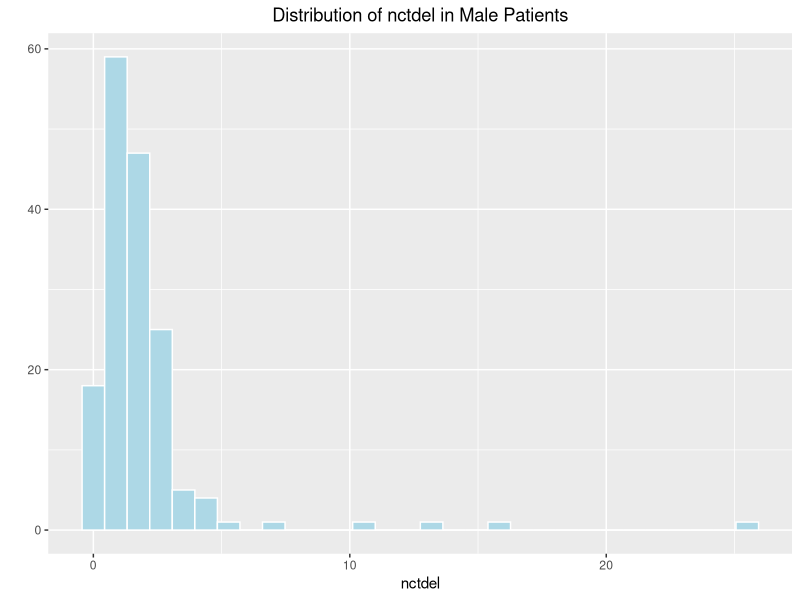
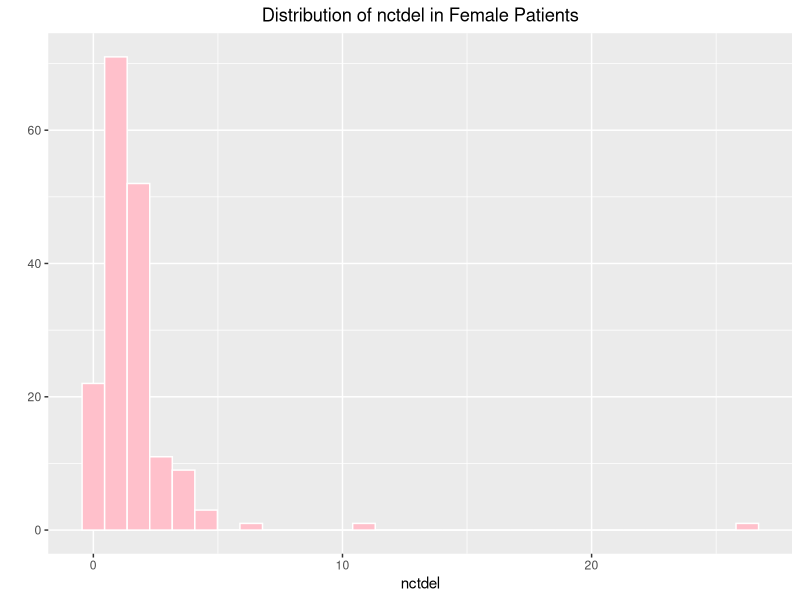
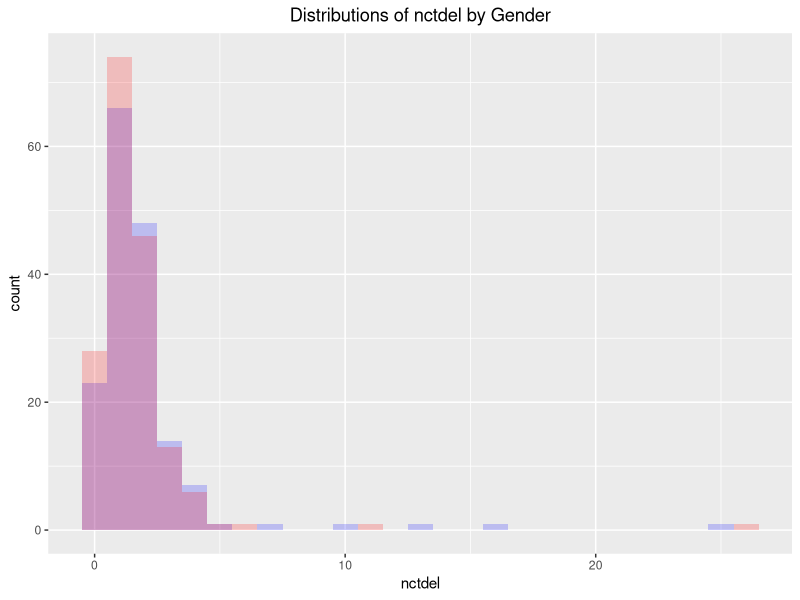
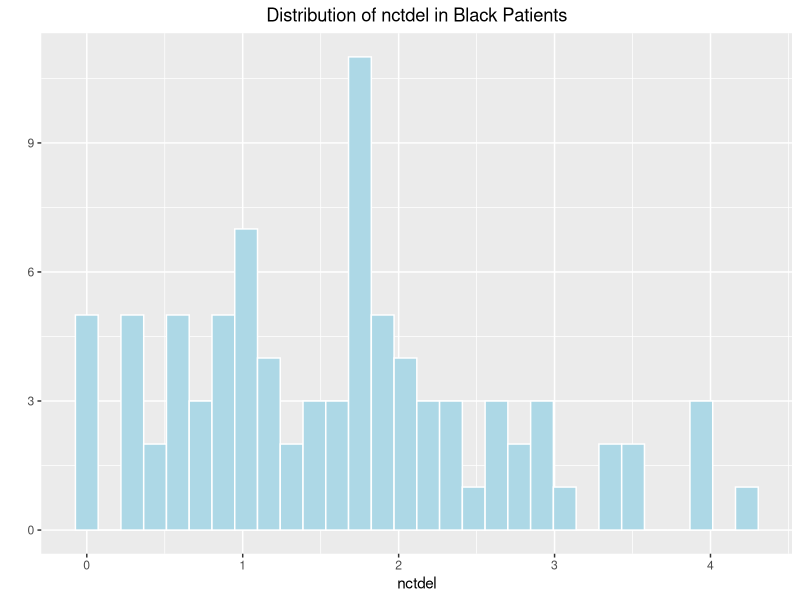
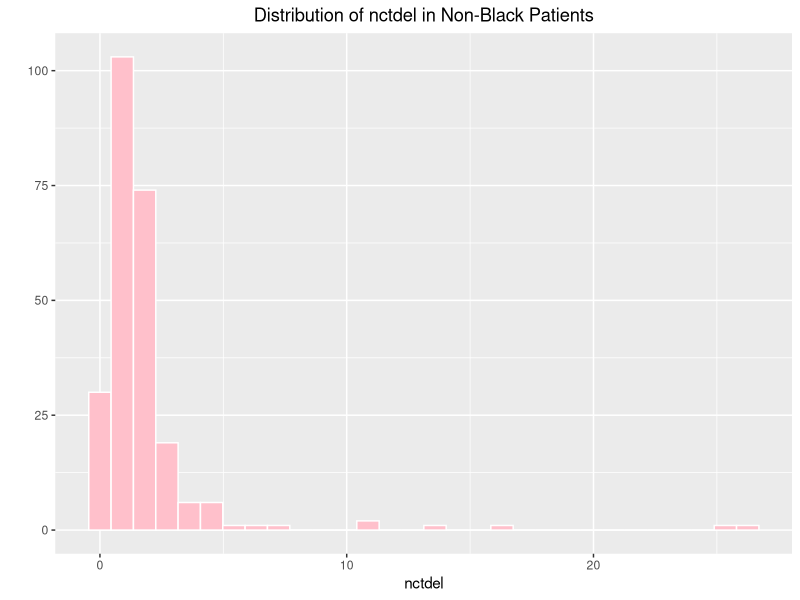
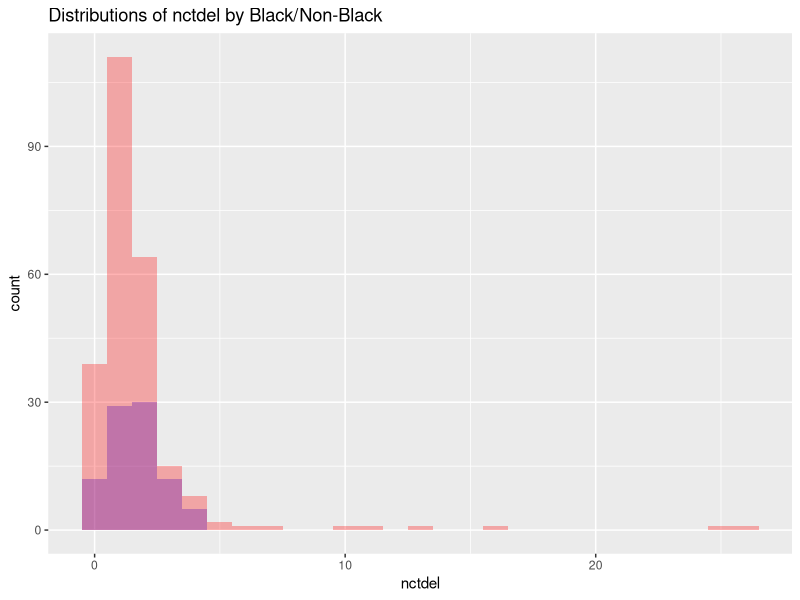
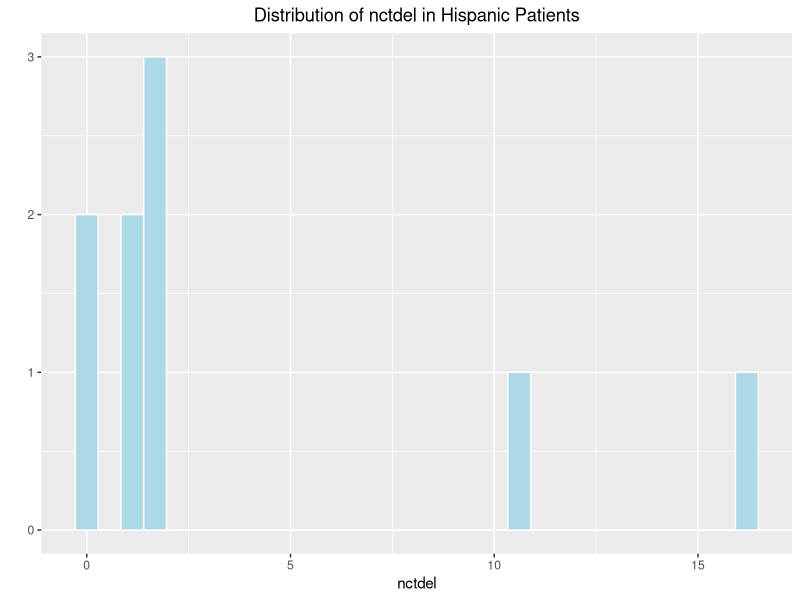
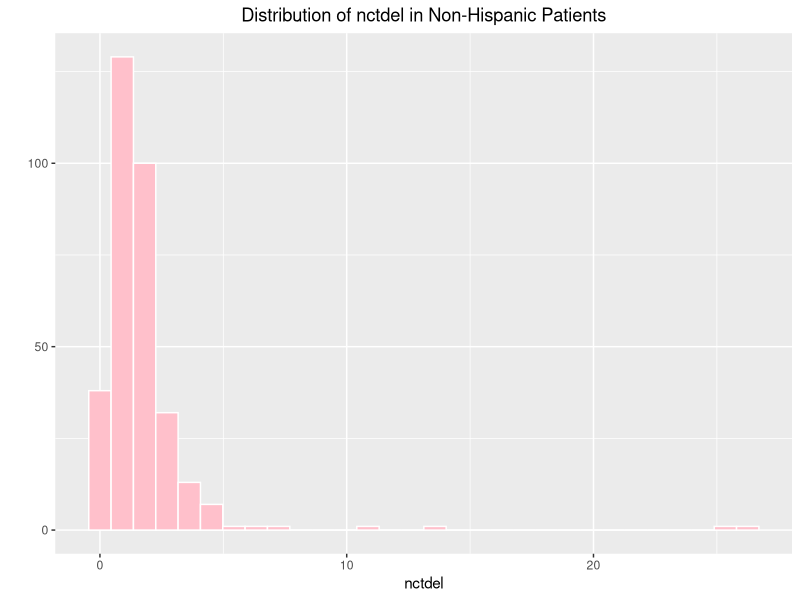

Write R code to recreate these figures, in order.
## ---- chunk 1
setwd('/Users/AnnieTang/Documents/DUKE/17-18/440/2')
dat <- read.table("kellydat.txt",header=TRUE)
library(survminer); library(ggplot2);

summary(dat[which(dat$fail==1),]$nctdel)
dat[which(dat$fail==1 & dat$nctdel==0),] #row 212, nctdel=0 but got a CT scan. what is the measurement of time?

## ---- chunk 2
qplot(dat[which(dat$male==1),]$nctdel, geom="histogram", fill=I("lightblue"), col=I("white")) + 
  labs(title='Distribution of nctdel in Male Patients', x='nctdel') + 
  theme(plot.title = element_text(hjust = 0.5))

qplot(dat[which(dat$male==0),]$nctdel, geom="histogram", fill=I("pink"), col=I("white")) + 
  labs(title='Distribution of nctdel in Female Patients',  x='nctdel') + 
  theme(plot.title = element_text(hjust = 0.5))

nctdel_gender <- dat[,c('nctdel','male')]
ggplot(nctdel_gender,aes(x=nctdel)) + 
  geom_histogram(data=subset(nctdel_gender,male == 1),fill = "blue", alpha = 0.2, binwidth = 1) +
  geom_histogram(data=subset(nctdel_gender,male == 0),fill = "red", alpha = 0.2, binwidth = 1) +
  labs(title="Distributions of nctdel by Gender",  x='nctdel') +
  theme(plot.title = element_text(hjust = 0.5))
## ---- chunk 3
# no patients who identify as both black and hispanic 
dat[which(dat$black == 1 & dat$hisp ==1),]

#black
qplot(dat[which(dat$black==1),]$nctdel, geom="histogram", fill=I("lightblue"), col=I("white")) + 
  labs(title='Distribution of nctdel in Black Patients', x='nctdel') + 
  theme(plot.title = element_text(hjust = 0.5))

qplot(dat[which(dat$black==0),]$nctdel, geom="histogram", fill=I("pink"), col=I("white")) + 
  labs(title='Distribution of nctdel in Non-Black Patients',  x='nctdel') + 
  theme(plot.title = element_text(hjust = 0.5))

nctdel_black <- dat[,c('nctdel','black')]
ggplot(nctdel_black,aes(x=nctdel)) + 
  geom_histogram(data=subset(nctdel_black,black == 1),fill = "blue", alpha = 0.3, binwidth = 1) +
  geom_histogram(data=subset(nctdel_black,black == 0),fill = "red", alpha = 0.3, binwidth = 1) +
  labs(title="Distributions of nctdel by Black/Non-Black",  x='nctdel')
## ---- chunk 4
#hisp
qplot(dat[which(dat$hisp==1),]$nctdel, geom="histogram", fill=I("lightblue"), col=I("white")) + 
  labs(title='Distribution of nctdel in Hispanic Patients', x='nctdel') + 
  theme(plot.title = element_text(hjust = 0.5))

qplot(dat[which(dat$hisp==0),]$nctdel, geom="histogram", fill=I("pink"), col=I("white")) + 
  labs(title='Distribution of nctdel in Non-Hispanic Patients',  x='nctdel') + 
  theme(plot.title = element_text(hjust = 0.5))

nctdel_hisp <- dat[,c('nctdel','hisp')]
ggplot(nctdel_hisp,aes(x=nctdel)) + 
  geom_histogram(data=subset(nctdel_hisp,hisp == 1),fill = "blue", alpha = 0.3, binwidth = 1) +
  geom_histogram(data=subset(nctdel_hisp,hisp == 0),fill = "red", alpha = 0.3, binwidth = 1) +
  labs(title="Distributions of nctdel by Hispanic/Non-Hispanic",  x='nctdel') +
  theme(plot.title = element_text(hjust = 0.5))
